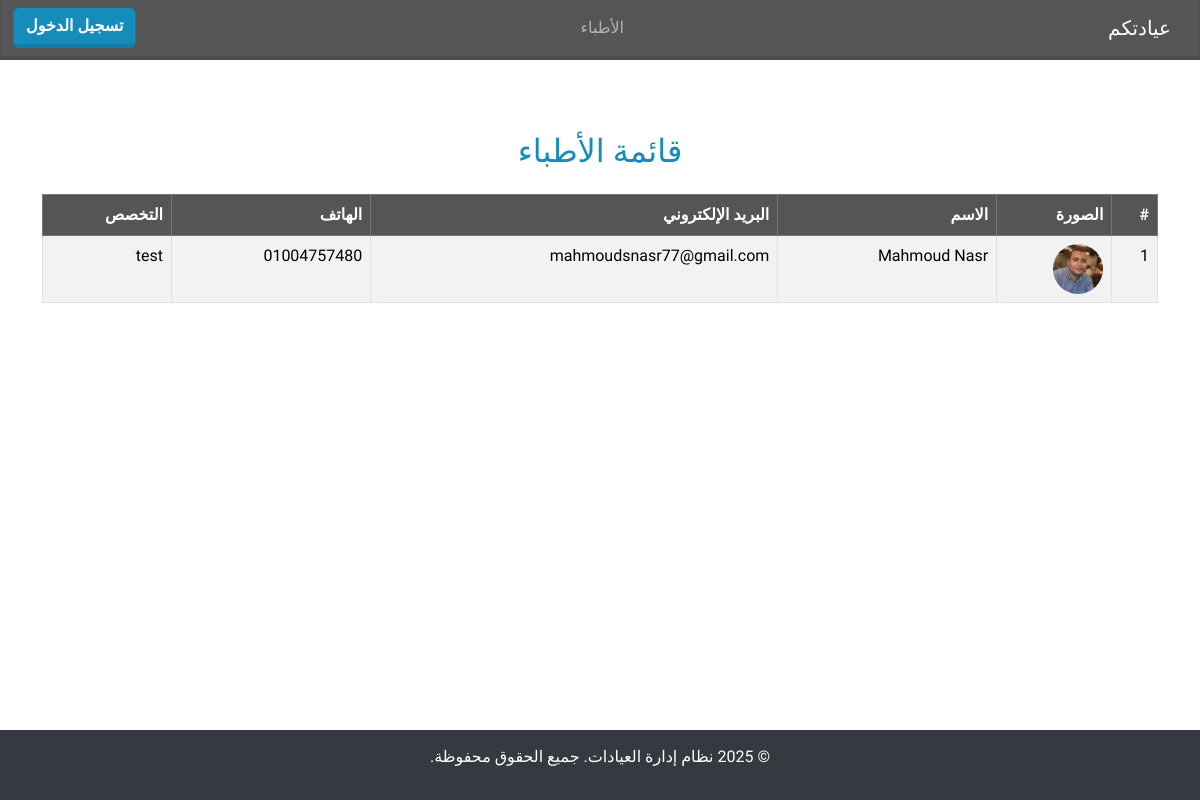
Before: /doctor with the older database file.
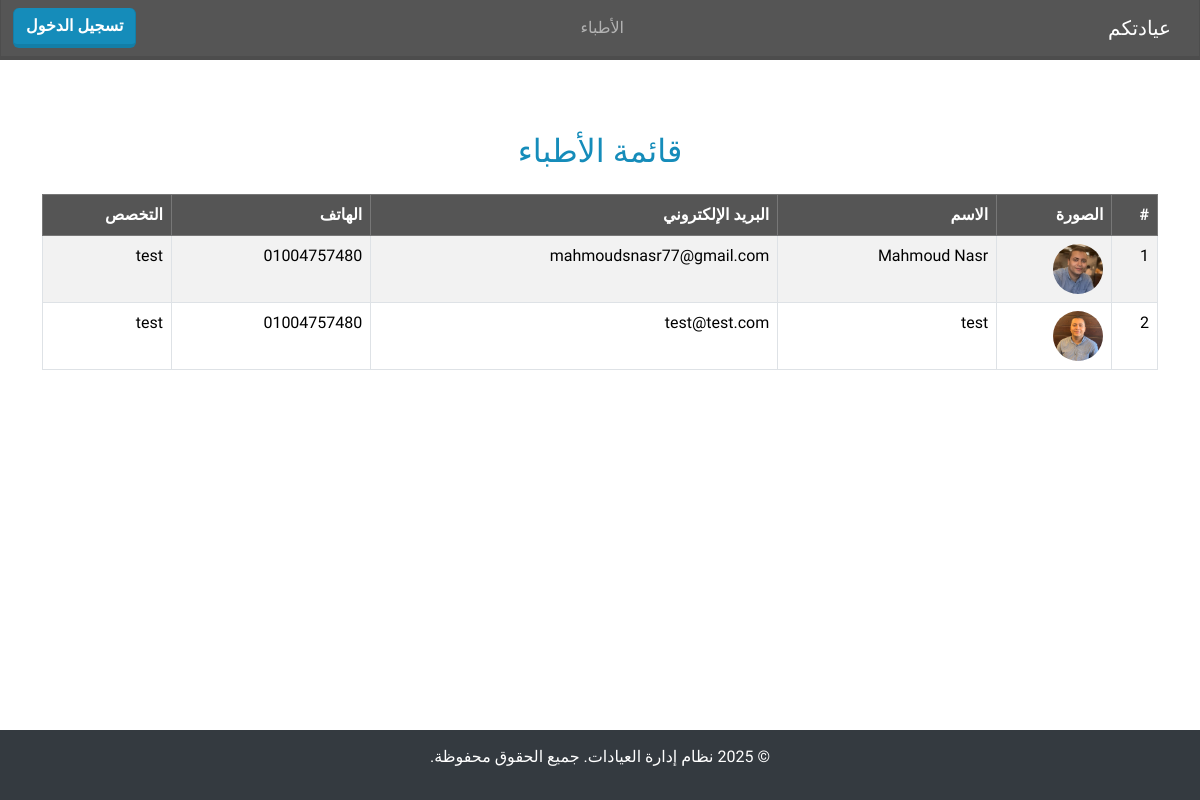
After: the same page with the newer database file.
### managments/models.py (models this page shows, shortened)
class Doctor(models.Model):
    name = models.CharField(max_length=200, verbose_name="اسم الطبيب")
    email = models.EmailField(max_length=200, verbose_name="البريد الإلكتروني")
    phone = models.CharField(max_length=200, verbose_name="رقم الهاتف")
    image = models.ImageField(upload_to='doctors/', null=True, blank=True, verbose_name="الصورة")
    specialization = models.CharField(max_length=200, verbose_name="التخصص")
    address = models.CharField(max_length=200, verbose_name="العنوان")
    created_at = models.DateTimeField(auto_now_add=True, verbose_name="تاريخ الإنشاء")
    updated_at = models.DateTimeField(auto_now=True, verbose_name="آخر تحديث")
    class Meta:
        verbose_name = "طبيب"
        verbose_name_plural = "الأطباء"

### managments/views.py (the view)
# urls.py: path('doctor', views.doctor, name='doctor'),
def doctor(request):
    doctor=Doctor.objects.all()
    return render(request, 'doctor/doctor.html', {'doctors': doctor})

### managments/templates/doctor/doctor.html
{% extends 'base.html' %}
{% block content %}
<div class="container mt-5">
    <h2 class="text-center text-primary mb-4">قائمة الأطباء</h2>
    <div class="table-responsive">
        <table class="table table-bordered table-striped table-hover">
            <thead class="table-dark">
                <tr>
                    <th>#</th>
                    <th>الصورة</th>
                    <th>الاسم</th>
                    <th>البريد الإلكتروني</th>
                    <th>الهاتف</th>
                    <th>التخصص</th>
                </tr>
            </thead>
            <tbody>
                {% for doctor in doctors %}
                <tr>
                    <td>{{ forloop.counter }}</td>
                    <td>
                        {% if doctor.image %}
                        <img src="{{ doctor.image.url }}" alt="صورة الطبيب" class="rounded-circle" width="50" height="50">
                        {% else %}
                        <span class="text-muted">لا يوجد صورة</span>
                        {% endif %}
                    </td>
                    <td>{{ doctor.name }}</td>
                    <td>{{ doctor.email }}</td>
                    <td>{{ doctor.phone }}</td>
                    <td>{{ doctor.specialization }}</td>
                </tr>
                {% empty %}
                <tr>
                    <td colspan="8" class="text-center text-muted">لا يوجد أطباء مسجلون</td>
                </tr>
                {% endfor %}
            </tbody>
        </table>
    </div>
</div>
{% endblock %}

### managments/templates/base.html (shortened to what this page needs)
<!DOCTYPE html>
<html lang="ar" dir="rtl">
<head>
    <link href="https://bootswatch.com/5/lumen/bootstrap.min.css" rel="stylesheet">
</head>
<body>
</head>
<body>
    <nav class="navbar navbar-expand-lg navbar-dark bg-dark mb-4">
        <div class="container-fluid">
            <div class="d-flex">
                <a class="navbar-brand" href="/"> عيادتكم</a>
            </div>
            <div class="collapse navbar-collapse justify-content-center" id="navbarNav">
                <ul class="navbar-nav">
                    <li class="nav-item">
                        <a class="nav-link" href="{% url 'managments:doctor' %}">الأطباء</a>
                    </li>
                </ul>
            </div>
            <div class="d-flex">
                {% if user.is_authenticated %}
                <form action="{% url 'managments:logout' %}" method="POST">
                    {% csrf_token %}
                    <button type="submit" class="btn btn-danger">تسجيل الخروج</button>
                </form>
                {% else %}
                <a href="{% url 'managments:login' %}" class="btn btn-primary">تسجيل الدخول</a>
                {% endif %}
            </div>
        </div>
    </nav>
    {% block content %}
    {% endblock %}
    <footer>
        <p>&copy; 2025 نظام إدارة العيادات. جميع الحقوق محفوظة.</p>
    </footer>
</body>
</html>

### managments/templates/base.html (style rules this page uses)
html, body { height: 100%; margin: 0; display: flex; flex-direction: column; }
footer { background-color: #343a40; color: white; text-align: center; padding: 15px; margin-top: auto; width: 100%; }

Changed rows visible on the page:
added Doctor: image (picture), name "test", email "test@test.com", phone "01004757480", specialization "test"
